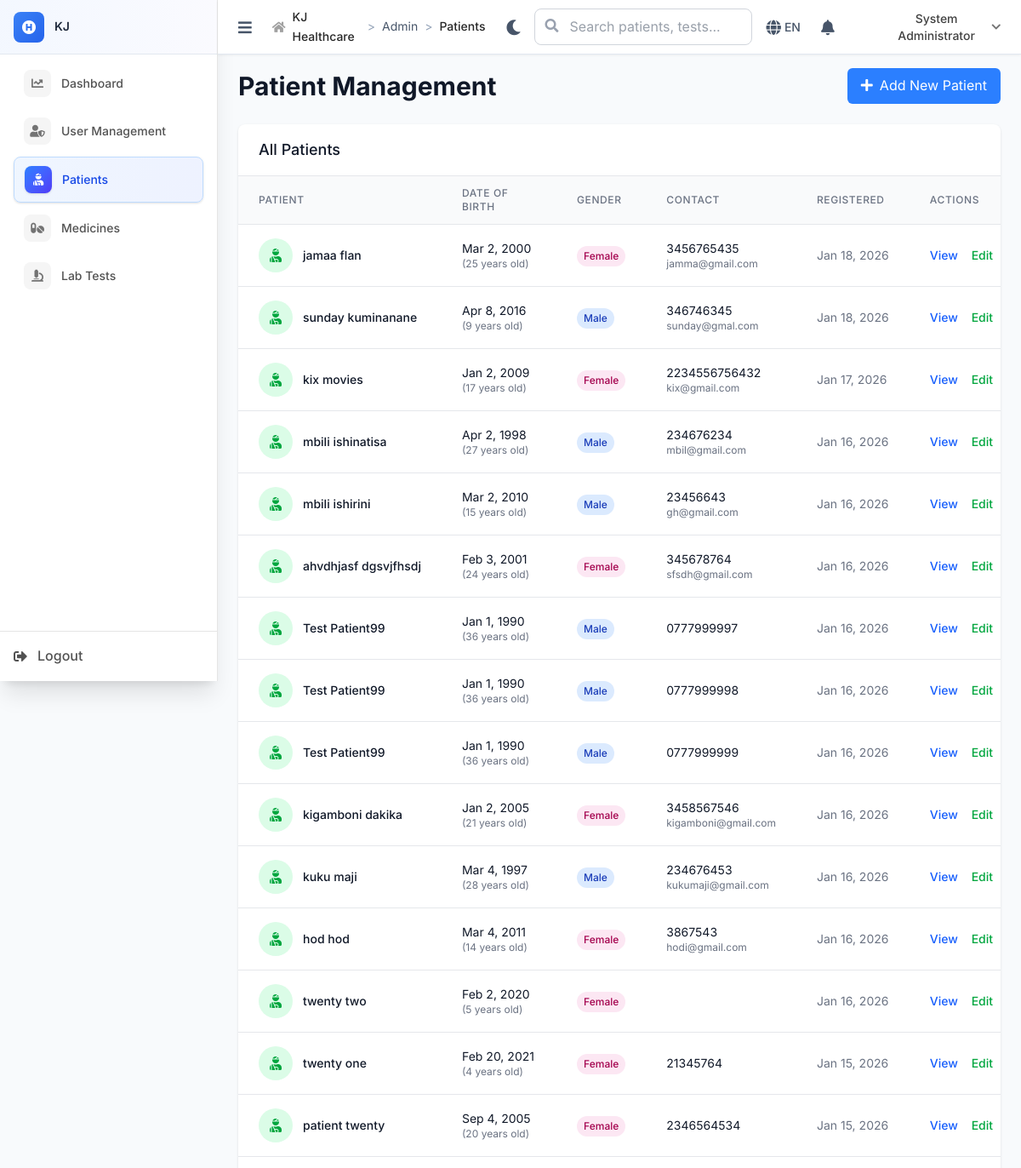
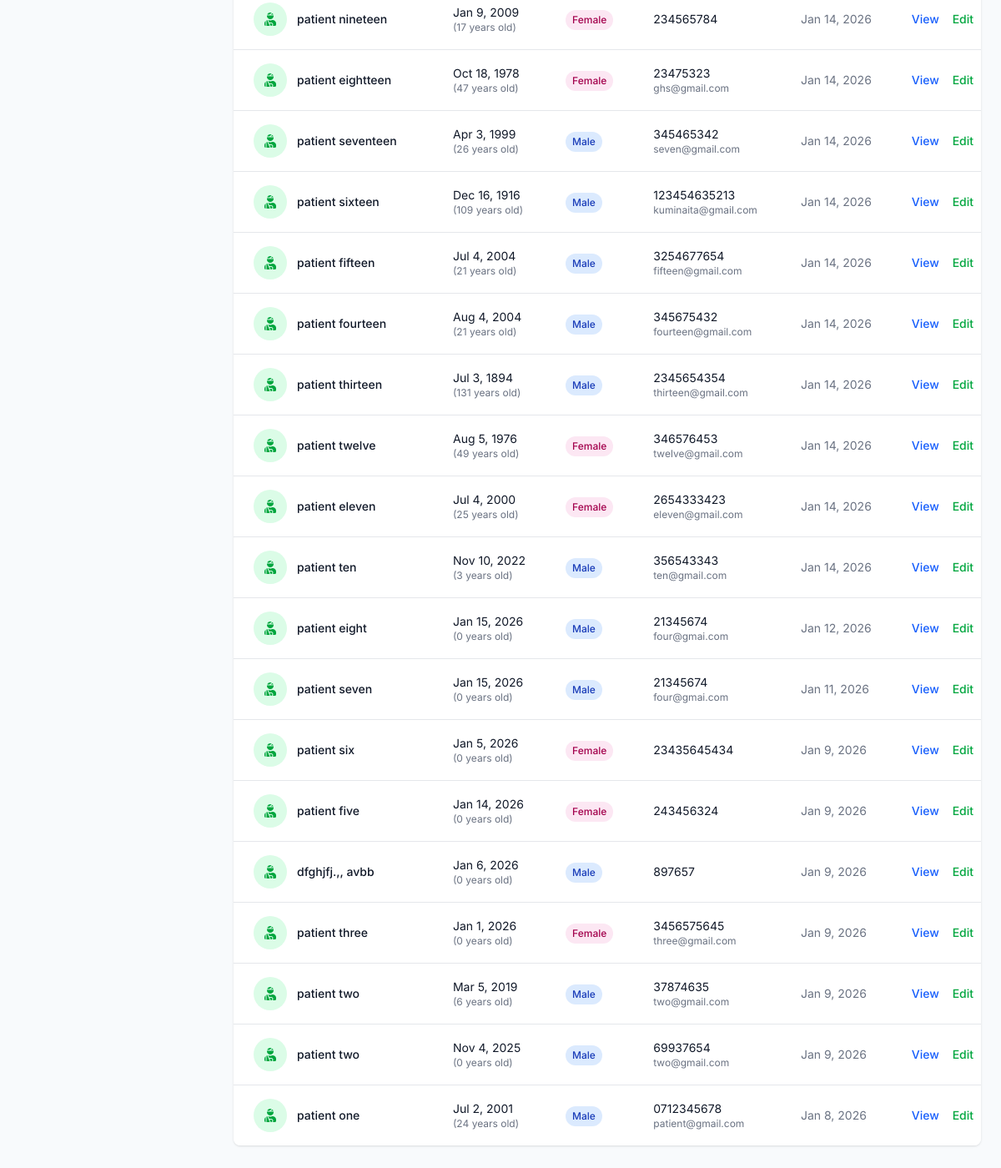
Screenshot of /admin/patients (signed in) with the database file from the repository (2 pictures, top to bottom).
### tables this page shows
CREATE TABLE `patients` (
  `id` int NOT NULL,
  `registration_number` varchar(20) NOT NULL,
  `first_name` varchar(50) NOT NULL,
  `last_name` varchar(50) NOT NULL,
  `date_of_birth` date DEFAULT NULL,
  `gender` enum('male','female','other') DEFAULT NULL,
  `phone` varchar(20) DEFAULT NULL,
  `email` varchar(100) DEFAULT NULL,
  `address` text,
  `occupation` varchar(100) DEFAULT NULL,
  `emergency_contact_name` varchar(100) DEFAULT NULL,
  `emergency_contact_phone` varchar(20) DEFAULT NULL,
  `blood_group` varchar(5) DEFAULT NULL COMMENT 'A+, B-, O+, etc',
  `allergies` text COMMENT 'Known allergies',
  `chronic_conditions` text COMMENT 'Diabetes, Hypertension, etc',
  `insurance_company` varchar(100) DEFAULT NULL COMMENT 'Future use',
  `insurance_number` varchar(50) DEFAULT NULL COMMENT 'Future use',
  `created_at` timestamp NOT NULL DEFAULT CURRENT_TIMESTAMP,
  `updated_at` timestamp NOT NULL DEFAULT CURRENT_TIMESTAMP ON UPDATE CURRENT_TIMESTAMP
);

### includes/BaseController.php (called while the page is built, shortened)
<?php
class BaseController {
    public function __construct() {
        global $pdo;
        $this->pdo = $pdo;
    }
    protected function render($view, $data = []) {
        extract($data);
        $BASE_PATH = defined('BASE_PATH') ? BASE_PATH : (rtrim(str_replace('\\', '/', dirname($_SERVER['SCRIPT_NAME'] ?? '/')), '/') ?: '');
        include __DIR__ . "/../views/{$view}.php";
    }
}
?>

### controllers/AdminController.php (called while the page is built, shortened)
<?php
require_once __DIR__ . '/../includes/BaseController.php';
class AdminController extends BaseController {
    public function patients() {
        $patients = $this->pdo->query("SELECT id, first_name, last_name, date_of_birth, gender, phone, email, created_at FROM patients ORDER BY created_at DESC")->fetchAll();
        $this->render('admin/patients', [
            'patients' => $patients
        ]);
    }
}
?>

### index.php (called while the page is built, shortened)
<?php
$request = $_SERVER['REQUEST_URI'];
$path = parse_url($request, PHP_URL_PATH);
if (strpos($path, BASE_PATH) === 0) {
    $path = substr($path, strlen(BASE_PATH));
}
$path = ltrim($path, '/');
$segments = explode('/', $path);
$controller = $segments[0] ?? 'auth';
$action = $segments[1] ?? 'login';
try {
    $controllerInstance = new $controllerClass();
    $params = array_slice($segments, 2);
    call_user_func_array([$controllerInstance, $action], $params);
} catch (Throwable $e) {
    Logger::error("Error in controller: " . $e->getMessage(), [
        'controller' => $controller,
        'action' => $action,
        'file' => $e->getFile(),
        'line' => $e->getLine(),
        'trace' => $e->getTraceAsString()
    ]);
    error_log("Error in controller: " . $e->getMessage());
    http_response_code(500);
    echo "Internal server error";
}
?>

### views/admin/patients.php (the view, shortened to what this page needs)
<div class="space-y-6">
    <div class="flex items-center justify-between">
        <h1 class="text-3xl font-bold text-gray-900">Patient Management</h1>
    <a href="<?= $BASE_PATH ?>/admin/patients" class="bg-blue-500 hover:bg-blue-600 text-white px-4 py-2 rounded-md">
            <i class="fas fa-plus mr-2"></i>Add New Patient
        </a>
    </div>
    <div class="bg-white rounded-lg shadow overflow-hidden">
        <div class="px-6 py-4 border-b border-gray-200">
            <h3 class="text-lg font-medium text-gray-900">All Patients</h3>
        </div>
        <div class="overflow-x-auto">
            <table class="min-w-full divide-y divide-gray-200">
                <thead class="bg-gray-50">
                    <tr>
                        <th class="px-6 py-3 text-left text-xs font-medium text-gray-500 uppercase tracking-wider">Patient</th>
                        <th class="px-6 py-3 text-left text-xs font-medium text-gray-500 uppercase tracking-wider">Date of Birth</th>
                        <th class="px-6 py-3 text-left text-xs font-medium text-gray-500 uppercase tracking-wider">Gender</th>
                        <th class="px-6 py-3 text-left text-xs font-medium text-gray-500 uppercase tracking-wider">Contact</th>
                        <th class="px-6 py-3 text-left text-xs font-medium text-gray-500 uppercase tracking-wider">Registered</th>
                        <th class="px-6 py-3 text-left text-xs font-medium text-gray-500 uppercase tracking-wider">Actions</th>
                    </tr>
                </thead>
                <tbody class="bg-white divide-y divide-gray-200">
                    <?php foreach ($patients as $patient): ?>
                    <tr class="hover:bg-gray-50">
                        <td class="px-6 py-4 whitespace-nowrap">
                            <div class="flex items-center">
                                <div class="w-10 h-10 bg-green-100 rounded-full flex items-center justify-center mr-3">
                                    <i class="fas fa-user-injured text-green-600"></i>
                                </div>
                                <div>
                                    <div class="text-sm font-medium text-gray-900">
                                        <?php echo htmlspecialchars($patient['first_name'] . ' ' . $patient['last_name']); ?>
                                    </div>
                                </div>
                            </div>
                        </td>
                        <td class="px-6 py-4 whitespace-nowrap text-sm text-gray-900">
                            <?php echo date('M j, Y', strtotime($patient['date_of_birth'])); ?>
                            <div class="text-xs text-gray-500">
                                (<?php echo date_diff(date_create($patient['date_of_birth']), date_create('today'))->y; ?> years old)
                            </div>
                        </td>
                        <td class="px-6 py-4 whitespace-nowrap">
                            <span class="inline-flex px-2 py-1 text-xs font-medium rounded-full
                                <?php echo $patient['gender'] === 'male' ? 'bg-blue-100 text-blue-800' : 'bg-pink-100 text-pink-800'; ?>">
                                <?php echo ucfirst($patient['gender']); ?>
                            </span>
                        </td>
                        <td class="px-6 py-4 whitespace-nowrap text-sm text-gray-900">
                            <div><?php echo htmlspecialchars($patient['phone'] ?? 'N/A'); ?></div>
                            <div class="text-xs text-gray-500"><?php echo htmlspecialchars($patient['email'] ?? ''); ?></div>
                        </td>
                        <td class="px-6 py-4 whitespace-nowrap text-sm text-gray-500">
                            <?php echo date('M j, Y', strtotime($patient['created_at'])); ?>
                        </td>
                        <td class="px-6 py-4 whitespace-nowrap text-sm font-medium">
                            <a href="#" class="text-blue-600 hover:text-blue-900 mr-3">View</a>
                            <a href="#" class="text-green-600 hover:text-green-900 mr-3">Edit</a>
                        </td>
                    </tr>
                    <?php endforeach; ?>
                </tbody>
            </table>
        </div>
    </div>
</div>

### views/layouts/main.php (style rules this page uses)
:root { --primary-50: #eff6ff; --primary-100: #dbeafe; --primary-500: #3b82f6; --primary-600: #2563eb; --primary-700: #1d4ed8; --success-50: #f0fdf4; --success-500: #22c55e; --success-600: #16a34a; --warning-50: #fffbeb; --warning-500: #f59e0b; --warning-600: #d97706; --error-50: #fef2f2; --error-500: #ef4444; --error-600: #dc2626; --neutral-50: #f8fafc; --neutral-100: #f1f5f9; --neutral-200: #e2e8f0; --neutral-300: #cbd5e1; --neutral-400: #94a3b8; --neutral-500: #64748b; --neutral-600: #475569; --neutral-700: #334155; --neutral-800: #1e293b; --neutral-900: #0f172a; --medical-accent: #10b981; --medical-secondary: #8b5cf6; }
html, body { height: 100%; margin: 0; padding: 0; }
body { font-family: 'Inter', sans-serif; background-color: var(--neutral-50); color: var(--neutral-700); line-height: 1.6; }
:root { --header-height: 64px; }

### rows the page displays
patients: first_name+last_name "jamaa flan", date_of_birth "Mar 2, 2000", date_of_birth "25", gender "Female", phone "3456765435", email "jamma@gmail.com", created_at "Jan 18, 2026"
patients: first_name+last_name "sunday kuminanane", date_of_birth "Apr 8, 2016", date_of_birth "9", gender "Male", phone "346746345", email "sunday@gmal.com", created_at "Jan 18, 2026"
patients: first_name+last_name "kix movies", date_of_birth "Jan 2, 2009", date_of_birth "17", gender "Female", phone "2234556756432", email "kix@gmail.com", created_at "Jan 17, 2026"
patients: first_name+last_name "mbili ishinatisa", date_of_birth "Apr 2, 1998", date_of_birth "27", gender "Male", phone "234676234", email "mbil@gmail.com", created_at "Jan 16, 2026"
patients: first_name+last_name "mbili ishirini", date_of_birth "Mar 2, 2010", date_of_birth "15", gender "Male", phone "23456643", email "gh@gmail.com", created_at "Jan 16, 2026"
patients: first_name+last_name "ahvdhjasf dgsvjfhsdj", date_of_birth "Feb 3, 2001", date_of_birth "24", gender "Female", phone "345678764", email "sfsdh@gmail.com", created_at "Jan 16, 2026"
patients: first_name+last_name "Test Patient99", date_of_birth "Jan 1, 1990", date_of_birth "36", gender "Male", phone "0777999997", created_at "Jan 16, 2026"
patients: first_name+last_name "Test Patient99", date_of_birth "Jan 1, 1990", date_of_birth "36", gender "Male", phone "0777999998", created_at "Jan 16, 2026"
patients: first_name+last_name "Test Patient99", date_of_birth "Jan 1, 1990", date_of_birth "36", gender "Male", phone "0777999999", created_at "Jan 16, 2026"
patients: first_name+last_name "kigamboni dakika", date_of_birth "Jan 2, 2005", date_of_birth "21", gender "Female", phone "3458567546", email "kigamboni@gmail.com", created_at "Jan 16, 2026"
patients: first_name+last_name "kuku maji", date_of_birth "Mar 4, 1997", date_of_birth "28", gender "Male", phone "234676453", email "kukumaji@gmail.com", created_at "Jan 16, 2026"
patients: first_name+last_name "hod hod", date_of_birth "Mar 4, 2011", date_of_birth "14", gender "Female", phone "3867543", email "hodi@gmail.com", created_at "Jan 16, 2026"
patients: first_name+last_name "twenty two", date_of_birth "Feb 2, 2020", date_of_birth "5", gender "Female", created_at "Jan 16, 2026"
patients: first_name+last_name "twenty one", date_of_birth "Feb 20, 2021", date_of_birth "4", gender "Female", phone "21345764", created_at "Jan 15, 2026"
patients: first_name+last_name "patient twenty", date_of_birth "Sep 4, 2005", date_of_birth "20", gender "Female", phone "2346564534", created_at "Jan 15, 2026"
patients: first_name+last_name "patient nineteen", date_of_birth "Jan 9, 2009", date_of_birth "17", gender "Female", phone "234565784", created_at "Jan 14, 2026"
patients: first_name+last_name "patient eightteen", date_of_birth "Oct 18, 1978", date_of_birth "47", gender "Female", phone "23475323", email "ghs@gmail.com", created_at "Jan 14, 2026"
patients: first_name+last_name "patient seventeen", date_of_birth "Apr 3, 1999", date_of_birth "26", gender "Male", phone "345465342", email "seven@gmail.com", created_at "Jan 14, 2026"
patients: first_name+last_name "patient sixteen", date_of_birth "Dec 16, 1916", date_of_birth "109", gender "Male", phone "123454635213", email "kuminaita@gmail.com", created_at "Jan 14, 2026"
patients: first_name+last_name "patient fifteen", date_of_birth "Jul 4, 2004", date_of_birth "21", gender "Male", phone "3254677654", email "fifteen@gmail.com", created_at "Jan 14, 2026"
patients: first_name+last_name "patient fourteen", date_of_birth "Aug 4, 2004", date_of_birth "21", gender "Male", phone "345675432", email "fourteen@gmail.com", created_at "Jan 14, 2026"
patients: first_name+last_name "patient thirteen", date_of_birth "Jul 3, 1894", date_of_birth "131", gender "Male", phone "2345654354", email "thirteen@gmail.com", created_at "Jan 14, 2026"
patients: first_name+last_name "patient twelve", date_of_birth "Aug 5, 1976", date_of_birth "49", gender "Female", phone "346576453", email "twelve@gmail.com", created_at "Jan 14, 2026"
patients: first_name+last_name "patient eleven", date_of_birth "Jul 4, 2000", date_of_birth "25", gender "Female", phone "2654333423", email "eleven@gmail.com", created_at "Jan 14, 2026"
patients: first_name+last_name "patient ten", date_of_birth "Nov 10, 2022", date_of_birth "3", gender "Male", phone "356543343", email "ten@gmail.com", created_at "Jan 14, 2026"
patients: first_name+last_name "patient eight", date_of_birth "Jan 15, 2026", date_of_birth "0", gender "Male", phone "21345674", email "four@gmai.com", created_at "Jan 12, 2026"
patients: first_name+last_name "patient seven", date_of_birth "Jan 15, 2026", date_of_birth "0", gender "Male", phone "21345674", email "four@gmai.com", created_at "Jan 11, 2026"
patients: first_name+last_name "patient six", date_of_birth "Jan 5, 2026", date_of_birth "0", gender "Female", phone "23435645434", created_at "Jan 9, 2026"
patients: first_name+last_name "patient five", date_of_birth "Jan 14, 2026", date_of_birth "0", gender "Female", phone "243456324", created_at "Jan 9, 2026"
patients: first_name+last_name "dfghjfj.,, avbb", date_of_birth "Jan 6, 2026", date_of_birth "0", gender "Male", phone "897657", created_at "Jan 9, 2026"
patients: first_name+last_name "patient three", date_of_birth "Jan 1, 2026", date_of_birth "0", gender "Female", phone "3456575645", email "three@gmail.com", created_at "Jan 9, 2026"
patients: first_name+last_name "patient two", date_of_birth "Mar 5, 2019", date_of_birth "6", gender "Male", phone "37874635", email "two@gmail.com", created_at "Jan 9, 2026"
patients: first_name+last_name "patient two", date_of_birth "Nov 4, 2025", date_of_birth "0", gender "Male", phone "69937654", email "two@gmail.com", created_at "Jan 9, 2026"
patients: first_name+last_name "patient one", date_of_birth "Jul 2, 2001", date_of_birth "24", gender "Male", phone "0712345678", email "patient@gmail.com", created_at "Jan 8, 2026"

### other values shown
$_ENV['APP_NAME'] "KJ"
$item['text'] "Dashboard"
$item['text'] "User Management"
$item['text'] "Patients"
$item['text'] "Medicines"
$item['text'] "Lab Tests"
$crumb['text'] "Admin"
$crumb['text'] "Patients"
$_SESSION['user_name'] "System Administrator"
